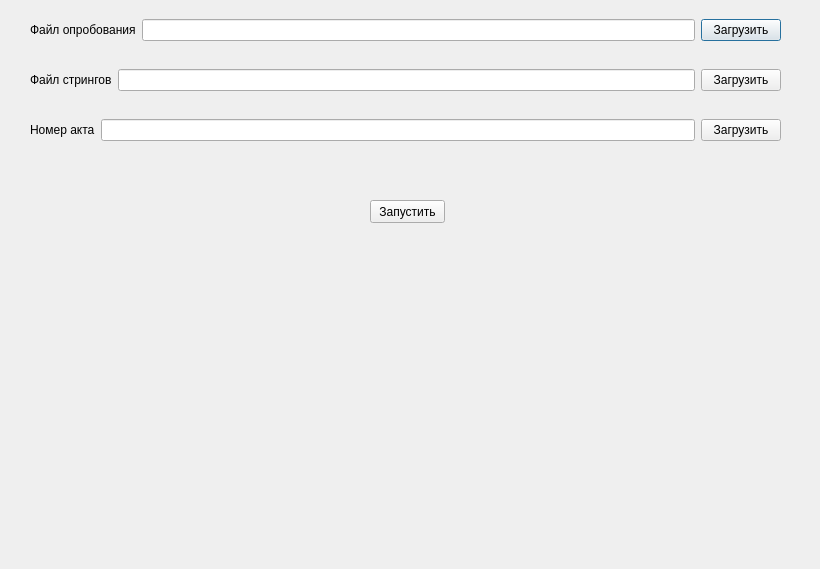
<?xml version="1.0" encoding="UTF-8"?>
<ui version="4.0">
 <class>Dialog</class>
 <widget class="QDialog" name="Dialog">
  <property name="geometry">
   <rect>
    <x>0</x>
    <y>0</y>
    <width>820</width>
    <height>569</height>
   </rect>
  </property>
  <property name="windowTitle">
   <string>Dialog</string>
  </property>
  <widget class="QWidget" name="gridLayoutWidget">
   <property name="geometry">
    <rect>
     <x>30</x>
     <y>10</y>
     <width>751</width>
     <height>41</height>
    </rect>
   </property>
   <layout class="QGridLayout" name="gridLayout">
    <item row="0" column="0">
     <widget class="QLabel" name="label">
      <property name="text">
       <string>Файл опробования</string>
      </property>
     </widget>
    </item>
    <item row="0" column="1">
     <widget class="QLineEdit" name="lineEdit"/>
    </item>
    <item row="0" column="2">
     <widget class="QPushButton" name="pushButton_1">
      <property name="text">
       <string>Загрузить</string>
      </property>
     </widget>
    </item>
   </layout>
  </widget>
  <widget class="QWidget" name="gridLayoutWidget_2">
   <property name="geometry">
    <rect>
     <x>30</x>
     <y>60</y>
     <width>751</width>
     <height>41</height>
    </rect>
   </property>
   <layout class="QGridLayout" name="gridLayout_2">
    <item row="0" column="0">
     <widget class="QLabel" name="label_2">
      <property name="text">
       <string>Файл стрингов</string>
      </property>
     </widget>
    </item>
    <item row="0" column="1">
     <widget class="QLineEdit" name="lineEdit_2"/>
    </item>
    <item row="0" column="2">
     <widget class="QPushButton" name="pushButton_2">
      <property name="text">
       <string>Загрузить</string>
      </property>
     </widget>
    </item>
   </layout>
  </widget>
  <widget class="QWidget" name="gridLayoutWidget_3">
   <property name="geometry">
    <rect>
     <x>30</x>
     <y>110</y>
     <width>751</width>
     <height>41</height>
    </rect>
   </property>
   <layout class="QGridLayout" name="gridLayout_3">
    <item row="0" column="0">
     <widget class="QLabel" name="label_3">
      <property name="text">
       <string>Номер акта</string>
      </property>
     </widget>
    </item>
    <item row="0" column="1">
     <widget class="QLineEdit" name="lineEdit_3"/>
    </item>
    <item row="0" column="2">
     <widget class="QPushButton" name="pushButton_3">
      <property name="text">
       <string>Загрузить</string>
      </property>
     </widget>
    </item>
   </layout>
  </widget>
  <widget class="QPushButton" name="pushButton">
   <property name="geometry">
    <rect>
     <x>370</x>
     <y>200</y>
     <width>75</width>
     <height>23</height>
    </rect>
   </property>
   <property name="text">
    <string>Запустить</string>
   </property>
  </widget>
 </widget>
 <resources/>
 <connections/>
</ui>
